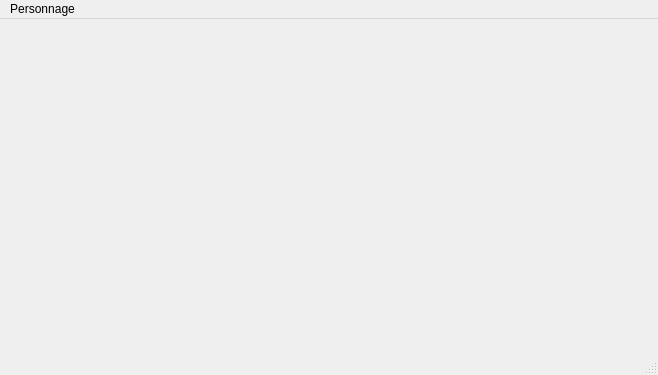
<?xml version="1.0" encoding="UTF-8"?>
<ui version="4.0">
 <class>JoueurWindow</class>
 <widget class="QMainWindow" name="JoueurWindow">
  <property name="geometry">
   <rect>
    <x>0</x>
    <y>0</y>
    <width>658</width>
    <height>375</height>
   </rect>
  </property>
  <property name="windowTitle">
   <string>MainWindow</string>
  </property>
  <widget class="QWidget" name="centralwidget">
   <layout class="QVBoxLayout" name="verticalLayout"/>
  </widget>
  <widget class="QMenuBar" name="menubar">
   <property name="geometry">
    <rect>
     <x>0</x>
     <y>0</y>
     <width>658</width>
     <height>27</height>
    </rect>
   </property>
   <widget class="QMenu" name="menuPersonnage">
    <property name="title">
     <string>Personnage</string>
    </property>
    <addaction name="separator"/>
    <addaction name="actionNouveau"/>
    <addaction name="actionOuvrir"/>
    <addaction name="actionEnregister"/>
    <addaction name="actionEnregister_sous"/>
    <addaction name="actionImprimer"/>
   </widget>
   <addaction name="menuPersonnage"/>
  </widget>
  <widget class="QStatusBar" name="statusbar"/>
  <action name="actionNouveau">
   <property name="text">
    <string>Nouveau</string>
   </property>
  </action>
  <action name="actionOuvrir">
   <property name="text">
    <string>Ouvrir</string>
   </property>
  </action>
  <action name="actionEnregister">
   <property name="text">
    <string>Enregister</string>
   </property>
  </action>
  <action name="actionEnregister_sous">
   <property name="text">
    <string>Enregister sous</string>
   </property>
  </action>
  <action name="actionImprimer">
   <property name="text">
    <string>Imprimer</string>
   </property>
  </action>
 </widget>
 <resources/>
 <connections/>
</ui>
